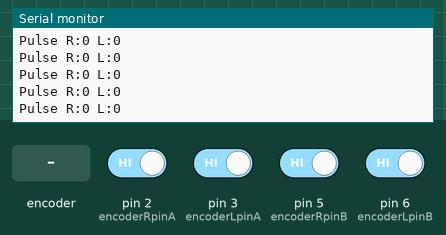
Simulated run of this sketch. Board: Arduino Uno, built with avr-gcc and run on an emulated ATmega328P. Parts: the last lines printed to the serial monitor. Inputs (shaded band) come from the test bench; at power-on: pin 2 (encoderRpinA), pin 3 (encoderLpinA), pin 5 (encoderRpinB), pin 6 (encoderLpinB) HIGH.

Above: at 1.2 s.
1.3 s: rotary encoder on pin 2 (encoderRpinA) / pin 5 (encoderRpinB) turned 1 step (first pin leading)
At 1.31 s:
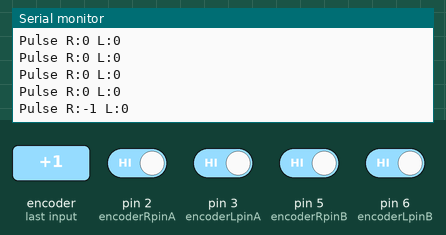
3.0 s: pin 3 (encoderLpinA) driven LOW
At 3.01 s:
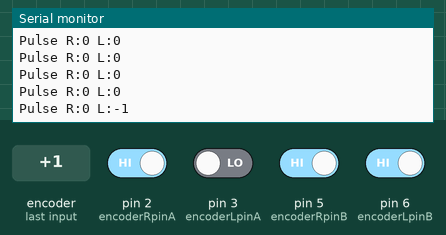
4.5 s: rotary encoder on pin 2 (encoderRpinA) / pin 5 (encoderRpinB) turned 2 steps (second pin leading)
At 4.82 s:
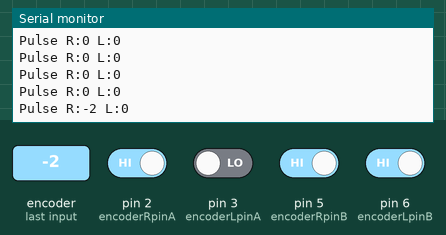
6.4 s: pin 3 (encoderLpinA) driven HIGH
At 6.42 s:
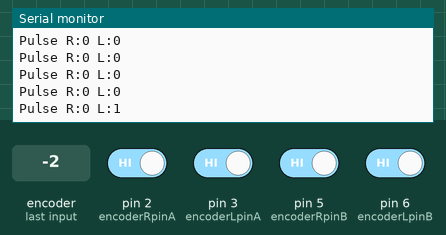
Timing chart, 0 to 8.9 s (numbered marks = the images above; inputs shaded):
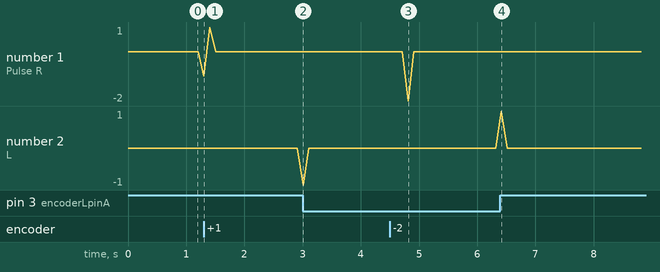

Measured:
- after the input at 1.3 s, the serial monitor: prints a new line at once (image 1)
- after the input at 3.0 s, the serial monitor: prints a new line at once (image 2)
- after the input at 4.5 s, the serial monitor: prints a new line after 0.31 s (image 3)
- after the input at 6.4 s, the serial monitor: prints a new line at once (image 4)

The sketch:

EncoderEx1.ino
```cpp
//The sample code for driving one way motor encoder
// Right Wheel pin 2(interrupt 0) and 5
const byte encoderRpinA = 2;//A pin -> the interrupt pin 0
const byte encoderRpinB = 5;//B pin -> the digital pin 5
// Left Wheel pin 3(interrupt 1) and 6
const byte encoderLpinA = 3;//A pin -> the interrupt pin 1
const byte encoderLpinB = 6;//B pin -> the digital pin 6

byte encoderRPinALast;
byte encoderLPinALast;
int durationR;//the number of the pulses
int durationL;//the number of the pulses
boolean Direction;//the rotation direction


void setup()
{
  Serial.begin(57600);//Initialize the serial port
  EncoderInit();//Initialize the module
}

void loop()
{
//  Serial.sprintf("Pulse R:%3d L:%3d", durationR, durationL);
  Serial.print("Pulse R:");
  Serial.print(durationR);
  Serial.print(" L:");
  Serial.println(durationL);
//  Serial.println(duration);
  durationR = 0;
  durationL = 0;
  delay(100);
}

void EncoderInit()
{
  Direction = true;//default -> Forward
  pinMode(encoderRpinB,INPUT);
  pinMode(encoderLpinB,INPUT);
  attachInterrupt(0, wheelSpeedR, CHANGE);
  attachInterrupt(1, wheelSpeedL, CHANGE);
}

void wheelSpeedR()
{
  int Lstate = digitalRead(encoderRpinA);
  if((encoderRPinALast == LOW) && Lstate==HIGH)
  {
    int val = digitalRead(encoderRpinB);
    if(val == LOW && Direction)
    {
      Direction = false; //Reverse
    }
    else if(val == HIGH && !Direction)
    {
      Direction = true;  //Forward
    }
  }
  encoderRPinALast = Lstate;

  if(!Direction)  durationR++;
  else  durationR--;
}

void wheelSpeedL()
{
  int Lstate = digitalRead(encoderLpinA);
  if((encoderLPinALast == LOW) && Lstate==HIGH)
  {
    int val = digitalRead(encoderLpinB);
    if(val == LOW && Direction)
    {
      Direction = false; //Reverse
    }
    else if(val == HIGH && !Direction)
    {
      Direction = true;  //Forward
    }
  }
  encoderLPinALast = Lstate;

  if(Direction)  durationL++;
  else  durationL--;
}
```
